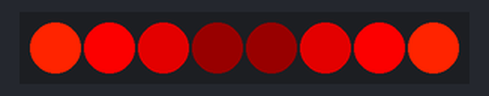
The sketch below on a simulated Arduino Uno, built with avr-gcc and run on an emulated ATmega328P. Shown: 8 RGB LEDs in strip order, left to right. Random numbers use the default seed unless the sketch sets one.

Above: at 0.16 s.
At 6.5 s:
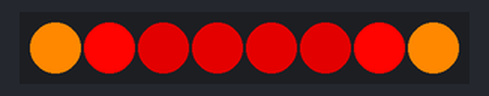
At 12.53 s:
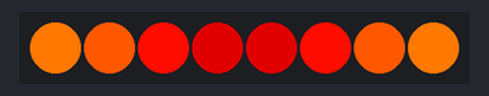
At 18.56 s:
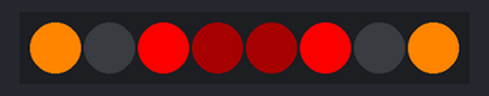
At 28.09 s:
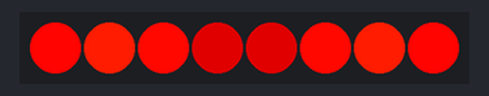
At 39.51 s:
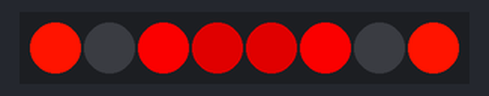
Timing chart, 0 to 40.0 s (numbered marks = the images above):
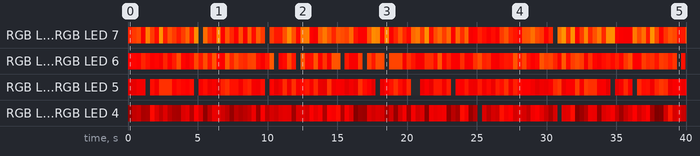

The sketch:

Neopixel_fireplace_for_Christmas_v2.ino
```cpp
#include <Adafruit_NeoPixel.h>
#define PIN 6
#define NUM_LEDS 8
// Parameter 1 = number of pixels in strip
// Parameter 2 = pin number (most are valid)
// Parameter 3 = pixel type flags, add together as needed:
//   NEO_KHZ800  800 KHz bitstream (most NeoPixel products w/WS2812 LEDs)
//   NEO_KHZ400  400 KHz (classic 'v1' (not v2) FLORA pixels, WS2811 drivers)
//   NEO_GRB     Pixels are wired for GRB bitstream (most NeoPixel products)
//   NEO_RGB     Pixels are wired for RGB bitstream (v1 FLORA pixels, not v2)
Adafruit_NeoPixel strip = Adafruit_NeoPixel(NUM_LEDS, PIN, NEO_GRB + NEO_KHZ800);

void setup() {
  strip.begin();
  strip.show(); // Initialize all pixels to 'off'
}

// *** REPLACE FROM HERE ***
void loop() {
  Fire(55,120,25);
}

void Fire(int Cooling, int Sparking, int SpeedDelay) {
  static byte heat[NUM_LEDS];
  static byte intensity[NUM_LEDS];
//  int cooldown;


  // Step 1.  Set the leds in the center at hot temps
  heat[3] = 255-random(160,255);
  heat[4] = heat[3];
  heat[2] = 255-random(150,200);
  heat[5] = heat[2];
  heat[1] = 255-random(140, 180);
  heat[6] = heat[1];
  heat[0] = 255-random(120,180);
  heat[7] = heat[0];

  // Step 2.  Send the intensity of each LED
//  for( int 1 = 0; i < NUM_LEDS; i++) {
//    intensity[i] = random (128, 255);
//  }


  // Step 3.  Convert heat to LED colors
  for( int j = 0; j < NUM_LEDS; j++) {
    setPixelHeatColor(j, heat[j] );
  }

  showStrip();
  delay(SpeedDelay);
}

void setPixelHeatColor (int Pixel, byte temperature) {
  // Scale 'heat' down from 0-255 to 0-191
  byte t192 = round((temperature/255.0)*191);

  // calculate ramp up from
  byte heatramp = t192 & 0x3F; // 0..63
  heatramp <<= 2; // scale up to 0..252

  // figure out which third of the spectrum we're in:
  if( t192 > 0x80) {                     // hottest
    setPixel(Pixel, 255, 255, heatramp);
  } else if( t192 > 0x40 ) {             // middle
    setPixel(Pixel, 255, heatramp, 0);
  } else {                               // coolest
    setPixel(Pixel, heatramp, 0, 0);
  }
}
// *** REPLACE TO HERE ***

void showStrip() {
 #ifdef ADAFRUIT_NEOPIXEL_H
   // NeoPixel
   strip.show();
 #endif
 #ifndef ADAFRUIT_NEOPIXEL_H
   // FastLED
   FastLED.show();
 #endif
}

void setPixel(int Pixel, byte red, byte green, byte blue) {
 #ifdef ADAFRUIT_NEOPIXEL_H
   // NeoPixel
   strip.setPixelColor(Pixel, strip.Color(red, green, blue));
 #endif
 #ifndef ADAFRUIT_NEOPIXEL_H
   // FastLED
   leds[Pixel].r = red;
   leds[Pixel].g = green;
   leds[Pixel].b = blue;
 #endif
}

void setAll(byte red, byte green, byte blue) {
  for(int i = 0; i < NUM_LEDS; i++ ) {
    setPixel(i, red, green, blue);
  }
  showStrip();
}
```

Measured:
- by itself, RGB LED 2, RGB LED 5: off → RGB(168, 0, 0) at 0.00 s, → RGB(180, 0, 0) 0.32 s later, → RGB(220, 0, 0) 0.32 s later, → off 0.63 s later, … (119 changes in this stretch)
- by itself, RGB LED 3, RGB LED 4: off → RGB(24, 0, 0) at 0.00 s, → RGB(88, 0, 0) 0.32 s later, → RGB(104, 0, 0) 0.32 s later, → RGB(44, 0, 0) 0.32 s later, … (127 changes in this stretch)
